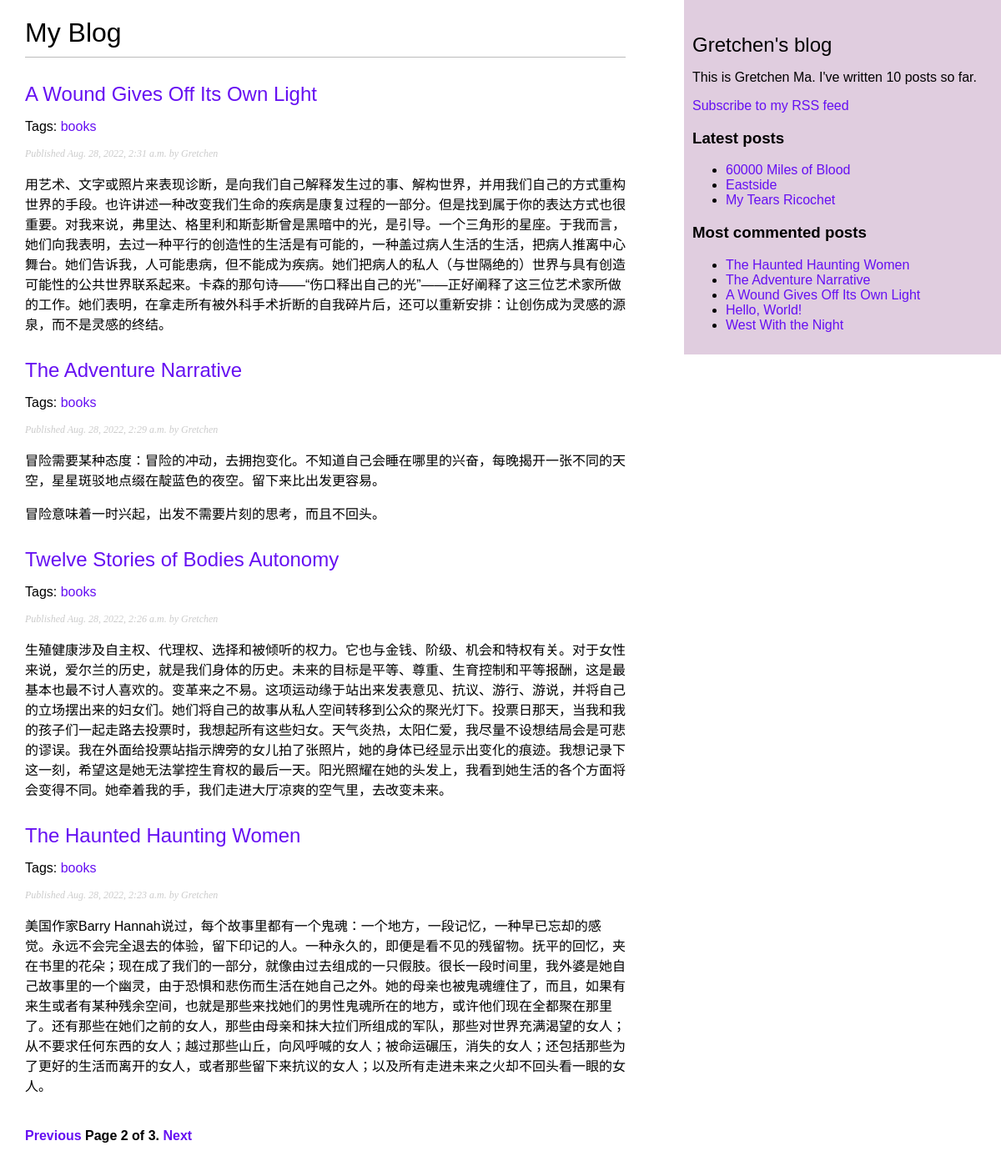
Screenshot of /blog/?page=2 with the database file from the repository.
### blog/models.py (models this page shows, shortened)
class Post(models.Model):
    STATUS_CHOICES = (
        ('draft', 'Draft'),
        ('published', 'Published'),
    )
    title = models.CharField(max_length=250)
    slug = models.SlugField(max_length=250,
                            unique_for_date='publish')
    author = models.ForeignKey(User,
                               on_delete=models.CASCADE,
                               related_name='blog_posts')
    body = models.TextField()
    publish = models.DateTimeField(default=timezone.now) #发布日期
    created = models.DateTimeField(auto_now_add=True) #创建时间
    updated = models.DateTimeField(auto_now=True) #最后一次更新时间
    status = models.CharField(max_length=10,
                              choices=STATUS_CHOICES,
                              default='draft') #帖子的状态
    objects = models.Manager() # The default manager.
    published = PublishedManager() # Our custom manager.
    class Meta:
        ordering = ('-publish',) #元数据，负号前缀降序排序，最新的在最上
    def get_absolute_url(self):
        return reverse('blog:post_detail',
                       args=[self.publish.year,
                             self.publish.month,
                             self.publish.day, self.slug])
    tags = TaggableManager()

### blog/views.py (the view)
# urls.py: path('', views.post_list, name='post_list'),
def post_list(request, tag_slug=None):
    object_list = Post.published.all()
    tag = None
    if tag_slug:
        tag = get_object_or_404(Tag, slug=tag_slug)
        object_list = object_list.filter(tags__in=[tag])
    paginator = Paginator(object_list, 4) # 3 posts in each page
    page = request.GET.get('page')
    try:
        posts = paginator.page(page)
    except PageNotAnInteger:
        posts = paginator.page(1)
    except EmptyPage:
        posts = paginator.page(paginator.num_pages)
    return render(request,
                 'blog/post/list.html',
                 {'page': page,
                  'posts': posts,
                  'tag': tag})

### blog/models.py (called while the page is built)
    def get_queryset(self):
        return super(PublishedManager,
                     self).get_queryset()\
                          .filter(status='published')

### blog/templatetags/blog_tags.py (called while the page is built)
@register.simple_tag
def total_posts():
    return Post.published.count()

@register.inclusion_tag('blog/post/latest_posts.html')
def show_latest_posts(count=5):
    latest_posts = Post.published.order_by('-publish')[:count]
    return {'latest_posts': latest_posts}

@register.simple_tag
def get_most_commented_posts(count=5):
    return Post.published.annotate(
            total_comments=Count('comments')
            ).order_by('-total_comments')[:count]

@register.filter(name='markdown')
def markdown_format(text):
    return mark_safe(markdown.markdown(text))

### blog/templates/blog/post/list.html (shortened to what this page needs)
{% extends "blog/base.html" %}
{% load blog_tags %}
{% block content %}
  <h1>My Blog</h1>
  {% for post in posts %}
    <h2>
      <a href="{{ post.get_absolute_url }}">
        {{ post.title }}
      </a>
    </h2>
    <p class="tags">
        Tags:
        {% for tag in post.tags.all %}
          <a href="{% url "blog:post_list_by_tag" tag.slug %}">
            {{ tag.name }}
          </a>
        {% endfor %}
    </p>
    <p class="date">
      Published {{ post.publish }} by {{ post.author }}
    </p>
    {{ post.body|markdown|truncatewords_html:30 }}
  {% endfor %}
  {% include "pagination.html" with page=posts %}
{% endblock %}

### blog/templates/blog/base.html (shortened to what this page needs)
{% load blog_tags %}
{% load static %}
<!DOCTYPE html>
<html>
<head>
  <link href="{% static "css/blog.css" %}" rel="stylesheet">
</head>
<body>
  <div id="content">
    {% block content %}
    {% endblock %}
  </div>
  <div id="sidebar">
    <h2>Gretchen's blog</h2>
    <p>This is Gretchen Ma. I've written {% total_posts %} posts so far.</p>
    <p>
      <a href="{% url "blog:post_feed" %}">Subscribe to my RSS feed</a>
    </p>
    <h3>Latest posts</h3>
    {% show_latest_posts 3 %}
    <h3>Most commented posts</h3>
    {% get_most_commented_posts as most_commented_posts %}
    <ul>
      {% for post in most_commented_posts %}
        <li>
          <a href="{{ post.get_absolute_url }}">{{ post.title }}</a>
        </li>
      {% endfor %}
    </ul>
  </div>
</body>
</html>

### blog/templates/blog/post/latest_posts.html
<ul>
    {% for post in latest_posts %}
      <li>
        <a href="{{ post.get_absolute_url }}">{{ post.title }}</a>
      </li>
    {% endfor %}
</ul>

### blog/static/css/blog.css (style rules this page uses)
body { margin:0; padding:0; font-family:helvetica, sans-serif; }
a { color:#6610f2; text-decoration:none; }
h1 { font-weight:normal; border-bottom:1px solid #bbb; padding:0 0 10px 0; }
h2 { font-weight:normal; margin:30px 0 0; }
#content { float:left; width:60%; padding:0 0 0 30px; }
#sidebar { float:right; width:30%; padding:10px; background:#e0cddf; height:100%; }
p.date { color:#ccc; font-family: georgia, serif; font-size: 12px; font-style: italic; }

### rows the page displays
Post: title "A Wound Gives Off Its Own Light", publish "Aug. 28, 2022, 2:31 a.m.", author "Gretchen", body "用艺术、文字或照片来表现诊断，是向我们自己解释发生过的事、解构世界，并用我们自己的方式重构世界的手段。也许讲述一种改变我们生命的疾病是康复过程的一部分。但是找到属于你的表达方式也很重要。对我来说，弗里达、格里利和斯彭斯曾是黑暗中的光，是引导。一个三角形的星座。于我而言，她们向我表明，去过一种平行的创造性的生活是有可能的，一种盖过病人生活的生活，把病人推离中心舞台。她们告诉我，人可能患病，但不能成为疾病。她们把病人的私人（与世隔绝的）世界与具有创造可能性的公共世界联系起来。卡森的那句诗——“伤口释出自己的光”——正好阐释了这三位艺术家所做的工作。她们表明，在拿走所有被外科手术折断的自我碎片后，还可以重新安排：让创伤成为灵感的源泉，而不是灵感的终结。"
Tag: name "books"
Post: title "The Adventure Narrative", publish "Aug. 28, 2022, 2:29 a.m.", author "Gretchen", body "冒险需要某种态度：冒险的冲动，去拥抱变化。不知道自己会睡在哪里的兴奋，每晚揭开一张不同的天空，星星斑驳地点缀在靛蓝色的夜空。留下来比出发更容易。 冒险意味着一时兴起，出发不需要片刻的思考，而且不回头。"
Post: title "Twelve Stories of Bodies Autonomy", publish "Aug. 28, 2022, 2:26 a.m.", author "Gretchen", body "生殖健康涉及自主权、代理权、选择和被倾听的权力。它也与金钱、阶级、机会和特权有关。对于女性来说，爱尔兰的历史，就是我们身体的历史。未来的目标是平等、尊重、生育控制和平等报酬，这是最基本也最不讨人喜欢的。变革来之不易。这项运动缘于站出来发表意见、抗议、游行、游说，并将自己的立场摆出来的妇女们。她们将自己的故事从私人空间转移到公众的聚光灯下。投票日那天，当我和我的孩子们一起走路去投票时，我想起所有这些妇女。天气炎热，太阳仁爱，我尽量不设想结局会是可悲的谬误。我在外面给投票站指示牌旁的女儿拍了张照片，她的身体已经显示出变化的痕迹。我想记录下这一刻，希望这是她无法掌控生育权的最后一天。阳光照耀在她的头发上，我看到她生活的各个方面将会变得不同。她牵着我的手，我们走进大厅凉爽的空气里，去改变未来。"
Post: title "The Haunted Haunting Women", publish "Aug. 28, 2022, 2:23 a.m.", author "Gretchen", body "美国作家Barry Hannah说过，每个故事里都有一个鬼魂：一个地方，一段记忆，一种早已忘却的感觉。永远不会完全退去的体验，留下印记的人。一种永久的，即便是看不见的残留物。抚平的回忆，夹在书里的花朵；现在成了我们的一部分，就像由过去组成的一只假肢。很长一段时间里，我外婆是她自己故事里的一个幽灵，由于恐惧和悲伤而生活在她自己之外。她的母亲也被鬼魂缠住了，而且，如果有来生或者有某种残余空间，也就是那些来找她们的男性鬼魂所在的地方，或许他们现在全都聚在那里了。还有那些在她们之前的女人，那些由母亲和抹大拉们所组成的军队，那些对世界充满渴望的女人；从不要求任何东西的女人；越过那些山丘，向风呼喊的女人；被命运碾压，消失的女人；还包括那些为了更好的生活而离开的女人，或者那些留下来抗议的女人；以及所有走进未来之火却不回头看一眼的女人。"
Post: title "60000 Miles of Blood"
Post: title "Eastside"
Post: title "My Tears Ricochet"
Post: title "Hello, World!"
Post: title "West With the Night"

### other values shown
{{ page.number }} "2"
{{ page.paginator.num_pages }} "3"
